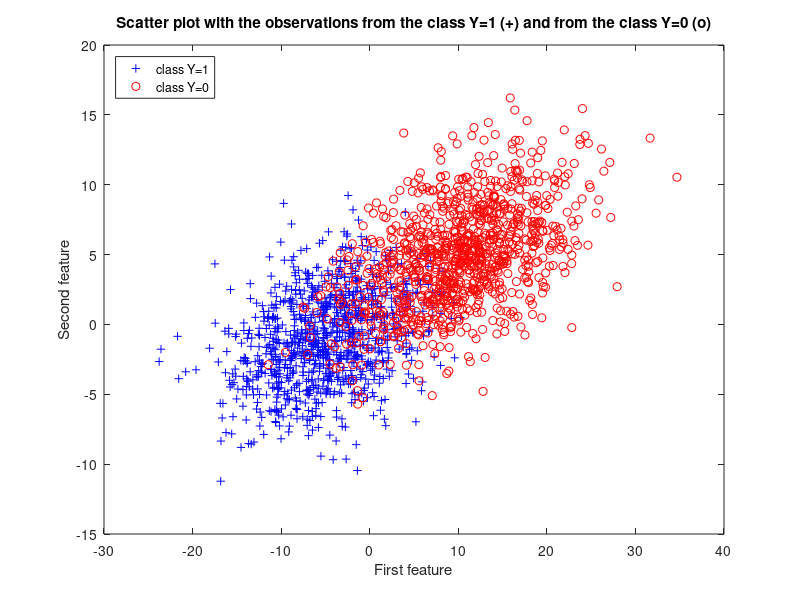
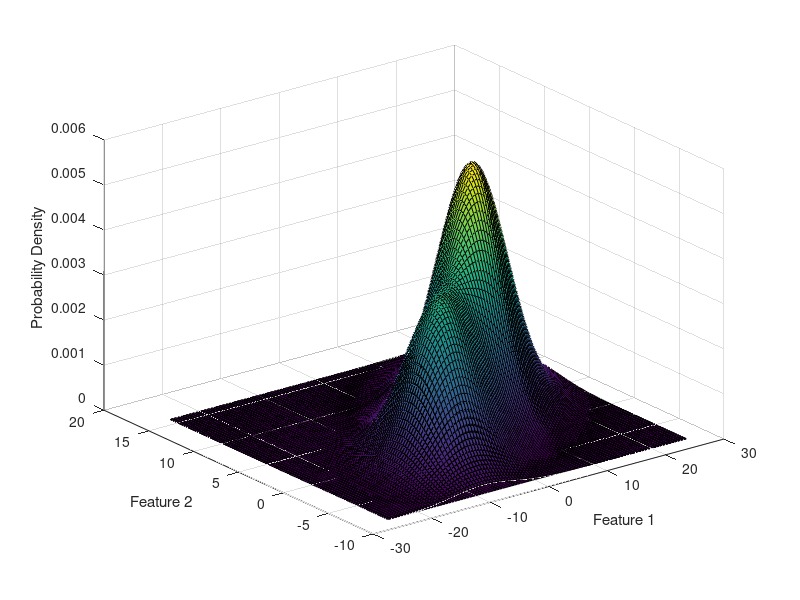

Source code (MATLAB) for these figures, in order: (Note: this script raises an error after producing the figures.)
% The objective of this code is simulating out of a 2-dimensional Gaussian mixture
% model and fitting a Gaussian mixture distribution to a
% data set by maximizing the log-likelihood, using Expectation-Maximization
% (EM)  algorithm and built-in matlab function with implemented EM

% We extend here the code to the case of mixture of two-dimensional 
% Gaussian distributions

%%%%%%%%%%%%%%%%%%%%%%%%%%%%%%%%%%%%%%%%%%%%%%%%%%%%%%%%%%%%%%%%%%%%%%%%%%%
%%%%%%%%%%%%%%%%%%%%%%%%%%%%%%%%%%%%%%%%%%%%%%%%%%%%%%%%%%%%%%%%%%%%%%%%%%%
%%%%%%%%%%%%%%%%%%%%%%%%%%%%%%%%%%%%%%%%%%%%%%%%%%%%%%%%%%%%%%%%%%%%%%%%%%%

% Start with number of components n_components = 2;
% Variables:
% n sample size
% mu1, mu2 means of the Gaussians used in the mixture
% sigma12, sigma22 variances of the Gaussians used in the mixture
% w1, w2 weights for each component of the mixture

clear
close all
rng default;  % For reproducibility
n_components = 2;
% dimensionality of X
d = 2; 
p_mixture_1 = 1/3;

% set weights
w = zeros(n_components, 1);
w(1) = p_mixture_1;
w(2) = 1 - w(1);

% parameters for the first component (class Y = 1)
% mean
mu_1(1) = -5;
mu_1(2) = -1;
% covariance
sigma2_x1_1 = 30;
sigma2_x2_1 = 10;
sigma_x1x2_1 = 5;
Sigma_1 = [sigma2_x1_1, sigma_x1x2_1; sigma_x1x2_1, sigma2_x2_1];
if min(eigs(Sigma_1)) <= 1.e-5
    error('Covariance matrix Sigma_1 is close to or is not PSD');
end
% parameters for the first component (class Y = 0)
% mean
mu_0(1) = 10;
mu_0(2) = 5;
% covariance
sigma2_x1_0 = 40;
sigma2_x2_0 = 12;
sigma_x1x2_0 = 10;
Sigma_0 = [sigma2_x1_0, sigma_x1x2_0; sigma_x1x2_0, sigma2_x2_0];
if min(eigs(Sigma_0)) <= 1.e-5
    error('Covariance matrix Sigma_0 is close to or is not PSD');
end

%%%%%%%%%%%%%%%%%%%%%%%%%%%%%%%%%%%%%%%%%%%%%%%%%%%%%%%%%%%%%%%%%%%%%%%%%%%
%%%%%%%%%%%%%%%%%%%%%%%%%%%%%%%%%%%%%%%%%%%%%%%%%%%%%%%%%%%%%%%%%%%%%%%%%%%
%%%%%%%%%%%%%%%%%%%%%%%%%%%%%%%%%%%%%%%%%%%%%%%%%%%%%%%%%%%%%%%%%%%%%%%%%%%

% 1.-Generate a Gaussian mixture distributed sample of size n of means mu1, mu2,
% variances sigma12 and sigma22, and mixing weights w1, w2
% (a) using no built-in special functions
% using Matlab functions: (b) binornd, (c) gmdistribution

% we need to simulate 
% {X|Y=1}~N(mu_1, Sigma_1)
% {X|Y=0}~N(mu_0, Sigma_0)

% sample length
n = 1000;
% (a) no built in functions
Indexes = rand(n, 1);
Gaussian_sample1 = mvnrnd(mu_1, Sigma_1, n);
Gaussian_sample2 = mvnrnd(mu_0, Sigma_0, n);
Gaussian_sample1_man = Gaussian_sample1(Indexes <= p_mixture_1);
Gaussian_sample2_man = Gaussian_sample2(Indexes > p_mixture_1);
n_component1 = length(Gaussian_sample1);
n_component2 = length(Gaussian_sample2);
GaussMix_sample_man = [Gaussian_sample1_man; Gaussian_sample2_man];

% (b) using Matlab functions: binornd
Y = binornd(1, p_mixture_1, n, 1);
Gaussian_sample1 = mvnrnd(mu_1, Sigma_1, n);
Gaussian_sample2 = mvnrnd(mu_0, Sigma_0, n);
Gaussian_sample1_brnll = Gaussian_sample1(Y == 1);
Gaussian_sample2_brnll = Gaussian_sample2(Y == 0);
n_component1 = sum(Y);
n_component2 = n - n_component1;
GaussMix_sample_brnll = [Gaussian_sample1_brnll; Gaussian_sample2_brnll];

% (b) using Matlab functions: gmdistribution
% no labels are available 
mu = [mu_1; mu_0];
sigma = cat(3, Sigma_1, Sigma_0);
p = [p_mixture_1, 1 - p_mixture_1];
obj = gmdistribution(mu, sigma, p);
GaussMix_sample_gmm = random(obj, n);


%%%%%%%%%%%%%%%%%%%%%%%%%%%%%%%%%%%%%%%%%%%%%%%%%%%%%%%%%%%%%%%%%%%%%%%%%%%
%%%%%%%%%%%%%%%%%%%%%%%%%%%%%%%%%%%%%%%%%%%%%%%%%%%%%%%%%%%%%%%%%%%%%%%%%%%
%%%%%%%%%%%%%%%%%%%%%%%%%%%%%%%%%%%%%%%%%%%%%%%%%%%%%%%%%%%%%%%%%%%%%%%%%%%

% 2.- (a) Create a 2D scatter plot that represents the simulated data. 
% Denote the observations from the class Y=1 with the symbol '+'
% and with 'o' the observations from the class Y=0

figure(1)
plot(Gaussian_sample1(:,1),Gaussian_sample1(:,2),'+b');
hold on;
plot(Gaussian_sample2(:,1),Gaussian_sample2(:,2),'or');
xlabel('First feature')
ylabel('Second feature')
title('Scatter plot with the observations from the class Y=1 (+) and from the class Y=0 (o)')
legend('class Y=1','class Y=0','Location','northwest')
hold off;

% 2.- (b) Plot weighted
% versions of the two Gaussians used in the simulation, and the Gaussian
% mixture distribution

figure(2)
l1 = min(GaussMix_sample_gmm(:, 1));
u1 = max(GaussMix_sample_gmm(:, 1));
l2 = min(GaussMix_sample_gmm(:, 2));
u2 = max(GaussMix_sample_gmm(:, 2));
x1 = linspace(l1, u1, 100);
x2 = linspace(l2, u2, 100);
x = [x1; x2];
[X1, X2] = meshgrid(x1, x2);
% Plot the first Gaussian weighted
y1 = w(1) * mvnpdf([X1(:), X2(:)], mu_1, Sigma_1);
y1_plot = reshape(y1, length(x1), length(x2));
surf(x1, x2, y1_plot);
xlabel('Feature 1'); ylabel('Feature 2'); zlabel('Probability Density');
hold on;
% Plot the second Gaussian weighted
y2 = w(2) * mvnpdf([X1(:), X2(:)], mu_0, Sigma_0);
y2_plot = reshape(y2, length(x1), length(x2));
surf(x1, x2, y2_plot);
% Plot the Gaussian Mixture
y = y1_plot + y2_plot;
surf(x1, x2, y);
hold off

%%%%%%%%%%%%%%%%%%%%%%%%%%%%%%%%%%%%%%%%%%%%%%%%%%%%%%%%%%%%%%%%%%%%%%%%%%%
%%%%%%%%%%%%%%%%%%%%%%%%%%%%%%%%%%%%%%%%%%%%%%%%%%%%%%%%%%%%%%%%%%%%%%%%%%%
%%%%%%%%%%%%%%%%%%%%%%%%%%%%%%%%%%%%%%%%%%%%%%%%%%%%%%%%%%%%%%%%%%%%%%%%%%%

% 3.-Create a function getGaussianMixLogLikelihood(x, theta) that evaluates the
% Gaussian Mixture Log-likelihood for any number of components at a sample x 
% with the vector theta of concatenated means mu, variances sigma2, and weights w
% verify that it works the same as the previous function provided that the
% number of components is 2
mu_0 = mu_0';
mu_1 = mu_1';

% take vech(Sigma_1)
Sigma_1_vals = [Sigma_1(1,1); Sigma_1(2,1); Sigma_1(2,2)];
% take vech(Sigma_0)
Sigma_0_vals = [Sigma_0(1,1); Sigma_0(2,1); Sigma_0(2,2)];
%concatenate
theta = [mu_1; mu_0; Sigma_1_vals; Sigma_0_vals; w];
loglikVal = getGaussianMixLogLikelihood(GaussMix_sample_gmm, theta);

%%%%%%%%%%%%%%%%%%%%%%%%%%%%%%%%%%%%%%%%%%%%%%%%%%%%%%%%%%%%%%%%%%%%%%%%%%%
%%%%%%%%%%%%%%%%%%%%%%%%%%%%%%%%%%%%%%%%%%%%%%%%%%%%%%%%%%%%%%%%%%%%%%%%%%%
%%%%%%%%%%%%%%%%%%%%%%%%%%%%%%%%%%%%%%%%%%%%%%%%%%%%%%%%%%%%%%%%%%%%%%%%%%%

% 4.-Fit a Gaussian Mixture to the simulated sample by maximizing the log-likelihood
% Enforce in the maximization process the PSD of covariances and
% that the sum of weights equals one

funToMinimize = @(theta) -getGaussianMixLogLikelihood(GaussMix_sample_gmm, theta);
options = optimoptions(@fmincon,'Display','iter', 'TolX', 1.e-4);
Aeq = zeros(1, length(theta));
Aeq(end - 1) = 1;
Aeq(end) = 1;
beq = 1;
Alb = [-Inf -Inf -Inf -Inf 0 0 0 0 0 0 0 0];
Blf = [Inf Inf Inf Inf Inf Inf Inf Inf Inf Inf 1 1];
theta0 = [0 0 0 0 Sigma_1_vals' Sigma_0_vals' 0.5 0.5];
[theta_mle, loglike1] = fmincon(funToMinimize, theta0,...
    [], [], Aeq, beq, Alb, Blf, @confuneq, options);
% find which component corresponds to the first simulated by looking at the
% values of means
[~, ind] = min([theta_mle(1), theta_mle(3)]);
if (ind == 1)
    mu_1_mle = [theta_mle(1); theta_mle(2)];
    mu_0_mle = [theta_mle(3); theta_mle(4)];
    Sigma_1_mle = [theta_mle(5), theta_mle(6); theta_mle(6), theta_mle(7)];
    Sigma_0_mle = [theta_mle(8), theta_mle(9); theta_mle(9), theta_mle(10)];
    w_mle = [theta_mle(end-1); theta_mle(end)];
else
    mu_0_mle = [theta_mle(1); theta_mle(2)];
    mu_1_mle = [theta_mle(3); theta_mle(4)];
    Sigma_0_mle = [theta_mle(5), theta_mle(6); theta_mle(6), theta_mle(7)];
    Sigma_1_mle = [theta_mle(8), theta_mle(9); theta_mle(9), theta_mle(10)];
    w_mle = [theta_mle(end); theta_mle(end-1)];
end
%%%%%%%%%%%%%%%%%%%%%%%%%%%%%%%%%%%%%%%%%%%%%%%%%%%%%%%%%%%%%%%%%%%%%%%%%%%
%%%%%%%%%%%%%%%%%%%%%%%%%%%%%%%%%%%%%%%%%%%%%%%%%%%%%%%%%%%%%%%%%%%%%%%%%%%
%%%%%%%%%%%%%%%%%%%%%%%%%%%%%%%%%%%%%%%%%%%%%%%%%%%%%%%%%%%%%%%%%%%%%%%%%%%

% 5.-Use matlab function fitgmdist to fit a Gaussian Mixture to the simulated sample

rng(1); % Reset seed for common start values
% fit Gaussian mixture
Options = statset('Display', 'iter', 'MaxIter', 1500, 'TolFun', 1e-4);
n_components = 2;
try
    GMModel = fitgmdist(GaussMix_sample_gmm, n_components, 'Options', Options, 'RegularizationValue',0.0000001);
catch exception
    disp('There was an error fitting the Gaussian mixture model');
    error = exception.message;
end
% find which component corresponds to the first simulated by looking at the
% values of means
mu_temp1 = GMModel.mu(1, 1);
mu_temp2 = GMModel.mu(2, 1);

[~, ind] = min([mu_temp1, mu_temp2]);
if (ind == 1)
    mu_1_em = GMModel.mu(1, :);
    mu_0_em = GMModel.mu(2, :);
    Sigma_1_em = GMModel.Sigma(:, :, 1);
    Sigma_0_em = GMModel.Sigma(:, :, 2);
    w_em = [theta_mle(end-1); theta_mle(end)];
else
    mu_0_em = GMModel.mu(1, :);
    mu_1_em = GMModel.mu(2, :);
    Sigma_0_em = GMModel.Sigma(:, :, 1);
    Sigma_1_em = GMModel.Sigma(:, :, 2);
    w_em = [theta_mle(end); theta_mle(end-1)];
end

%%%%%%%%%%%%%%%%%%%%%%%%%%%%%%%%%%%%%%%%%%%%%%%%%%%%%%%%%%%%%%%%%%%%%%%%%%%
%%%%%%%%%%%%%%%%%%%%%%%%%%%%%%%%%%%%%%%%%%%%%%%%%%%%%%%%%%%%%%%%%%%%%%%%%%%
%%%%%%%%%%%%%%%%%%%%%%%%%%%%%%%%%%%%%%%%%%%%%%%%%%%%%%%%%%%%%%%%%%%%%%%%%%%

% 6.-Use your own EM algorithm to estimate the Gaussian mixture model. EM
% is used in fitgmdist but the goal is to implement it on our own
k = 2;

indeces = randperm(n);
mu = zeros(d, k);
mu_current = zeros(d, k);
Sigma = struct('val', zeros(d));
for i = 1:k
    mu(:, i) = GaussMix_sample_gmm(indeces(i), i);
    Sigma(i).val = cov(GaussMix_sample_gmm);
end
% Use the total sample variance of the dataset as the initial variance
% value
% Assign equal prior probabilities to each class
p_class = ones(1, k) * (1 / k);

% save probability P(Y=k|X=x_i) for each class
W = zeros(n, k);
TolX = 1.e-6;
% run EM
iter_num = 0;
while (norm(mu - mu_current, 2) > TolX)
    iter_num = iter_num + 1;
    fprintf('  EM Iteration %d\n', iter_num);

    %===============================================
    % STEP 1: Expectation
    
    pdf_values = zeros(n, k);
    
    for j = 1:k
        % Evaluate the Gaussian for all data points for each class
        pdf_values(:, j) = mvnpdf(GaussMix_sample_gmm, mu(:, j)', Sigma(j).val);
    end
    
    % Multiply each pdf value by the prior probability for each class
    pdf_w = pdf_values .* repmat(p_class, n, 1);
    
   % Divide the weighted probabilities by the sum of weighted
    % probabilities for each class
    W = pdf_w./repmat(sum(pdf_w, 2), 1, 2);
    
    %===============================================
    % STEP 2: Maximization

    mu_current = mu;    
    
    for j = 1:k
    
        % Calculate the prior probability for each class
        p_class(j) = mean(W(:, j));
        
        % Calculate the new mean for each class by taking the weighted
        % average of *all* data points.
        temp = W(:, j)' * GaussMix_sample_gmm;
        mu(:,j) = temp./sum(W(:, j), 1);
    
        % Calculate the variance for each class by taking the weighted
        % average of the squared differences from the mean for all data
        % points
        valSigma = zeros(d);
        for s = 1:n
            valSigma = valSigma + W(s, j) * (GaussMix_sample_gmm(s,:)' - mu(:,j))*(GaussMix_sample_gmm(s,:) - mu(:,j)');
        end
        Sigma(j).val = valSigma./sum(W(:, j), 1);
    end
end

% find which component corresponds to the first simulated by looking at the
% values of means
mu_temp1 = mu(1, 1);
mu_temp2 = mu(1, 2);

[~, ind] = min([mu_temp1, mu_temp2]);
if (ind == 1)
    mu_1_em_stud = mu(:, 1);
    mu_0_em_stud = mu(:, 2);
    Sigma_1_em_stud = Sigma(1).val;
    Sigma_0_em_stud = Sigma(2).val;
    w_em_stud = [theta_mle(end-1); theta_mle(end)];
else
    mu_1_em_stud = mu(:, 2);
    mu_0_em_stud = mu(:, 1);
    Sigma_1_em_stud = Sigma(2).val;
    Sigma_0_em_stud = Sigma(1).val;
    w_em_stud = [theta_mle(end); theta_mle(end-1)];
end
